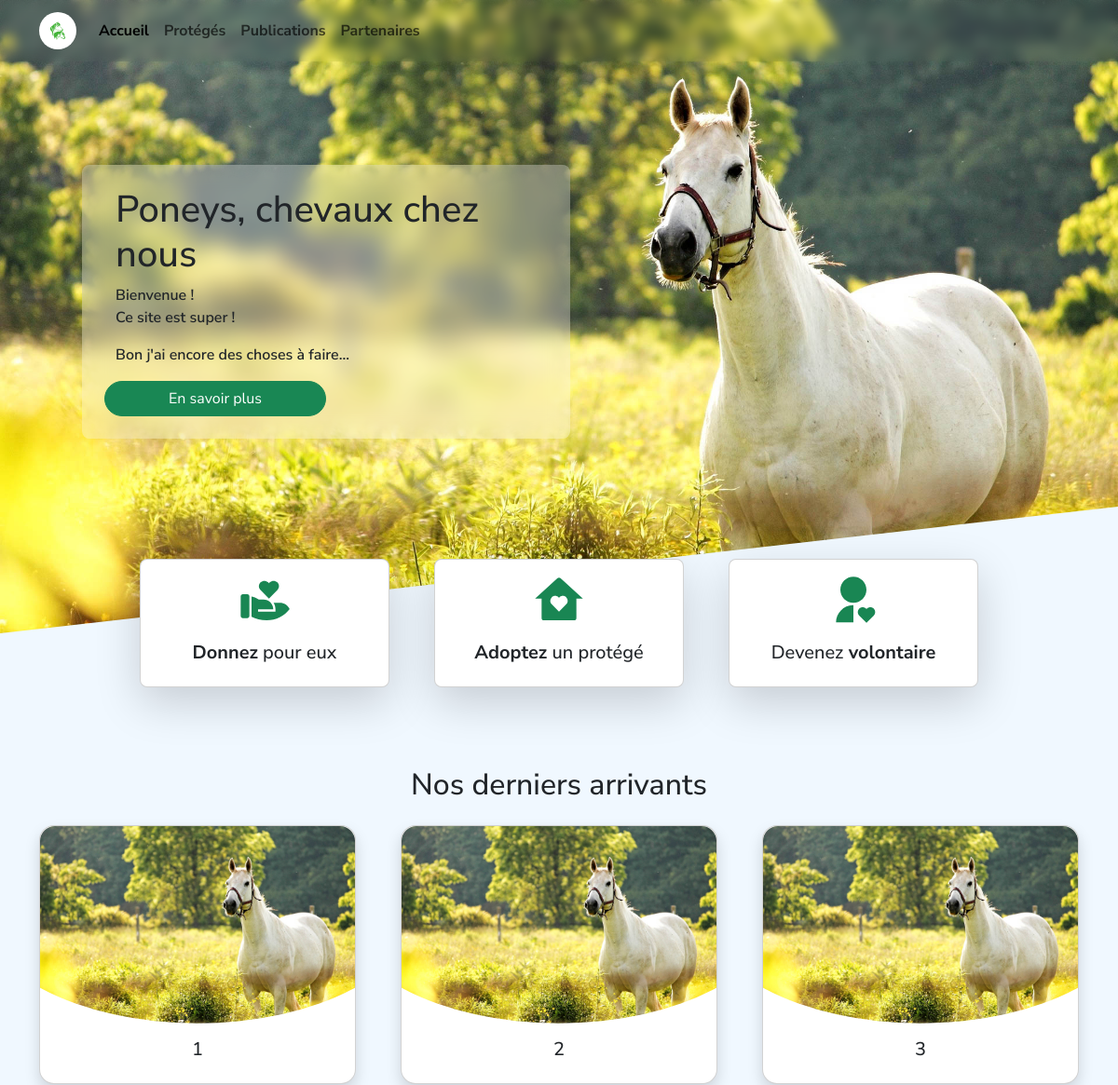
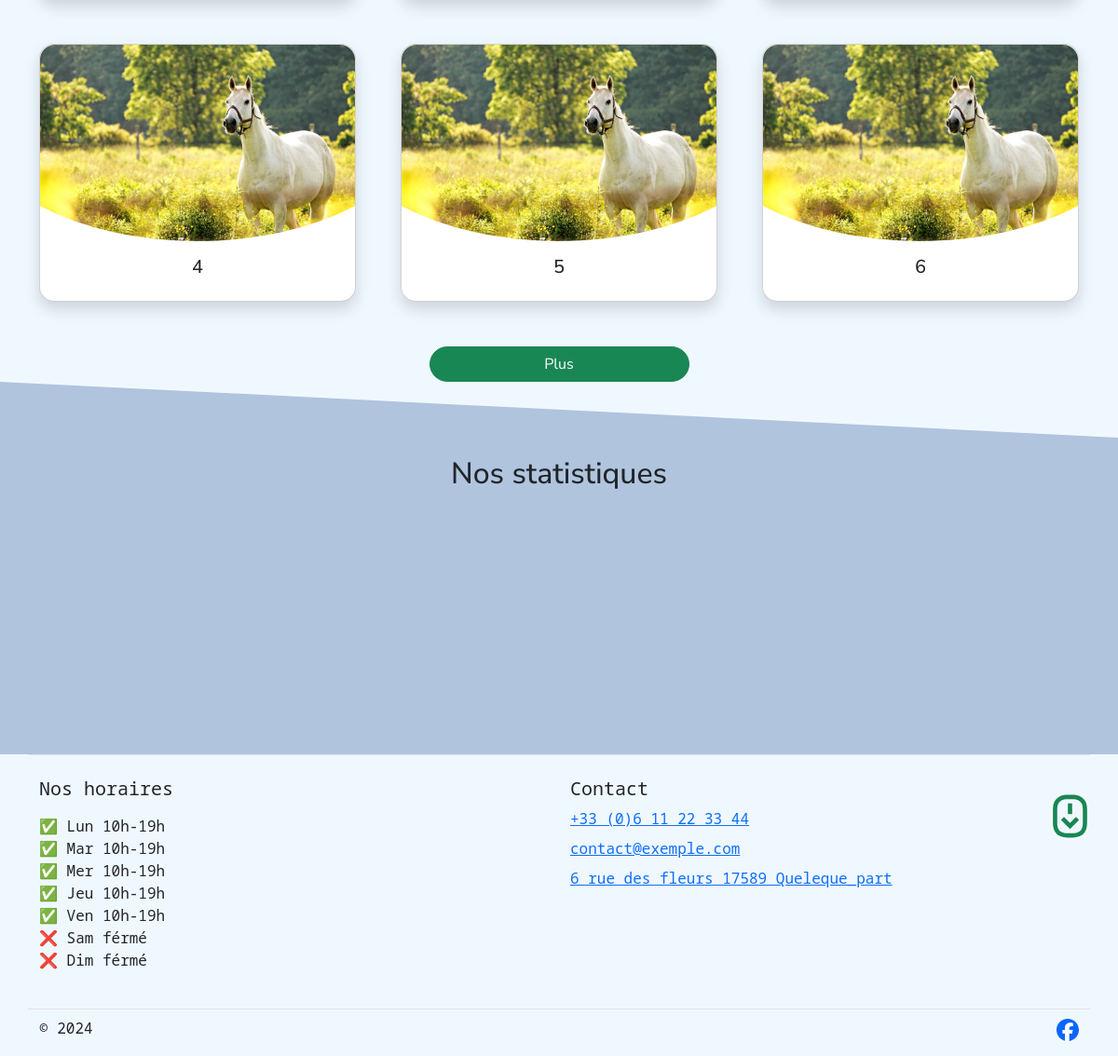
The page / on the database its author committed (2 pictures, top to bottom).
### base/models/home.py (models this page shows, shortened)
class Home(m.Model):
    logo = m.FileField(verbose_name="Logo (en .SVG uniquement)", upload_to='Home/', validators=[FileExtensionValidator(['svg'])])
    home_text = m.TextField(verbose_name="Texte d'accueil", default="Bienvenue !")
    home_picture = m.FileField(verbose_name="Image d'accueil", upload_to='Home/', null=True, blank=True)
    location = m.CharField(max_length=255, verbose_name="Adresse", default="6 rue des fleurs 17589 Queleque_part")
    phone_number = m.CharField(max_length=20, verbose_name="Numéro de téléphone", default="+33 (0)6 11 22 33 44")
    email = m.EmailField(verbose_name="e-mail", default="contact@exemple.com")
    opening_hours = m.TextField(verbose_name="Horaire d'ouverture", default=horaires)
    class Meta:
        verbose_name = 'Accueil'
        verbose_name_plural = verbose_name

### base/views/home.py (the view)
# urls.py: path('', views.home, name='home'),
def home(request):
    home_stuffs: Home = Home.objects.first()
    quick_link_cards = {
        'donate': ("<strong>Donnez</strong> pour eux", 'https://www.helloasso.com/associations/pccn#highlight'),
        'adopt': ("<strong>Adoptez</strong> un protégé", '#'),
        'volunteer': ("Devenez <strong>volontaire</strong>", 'https://www.helloasso.com/associations/pccn/adhesions/adhesion-1'),
    }
    context = {
        'last_publication': Publication.objects.first(),
        'q_cards': quick_link_cards.items(),
    }
    return render(request, 'home.html', context=context)

### base/views/global_context.py (called while the page is built)
def global_data(request):
    header = {
        'Accueil': 'home',
        'Protégés': 'animals',
        'Publications': 'publications',
        'Partenaires': 'sponsors',
    }
    return {
        'header_list': header.items(),
        'home_stuffs': Home.objects.first(),
    }

### base/templates/home.html (shortened to what this page needs)
{% extends 'base/base.html' %}
{% load static %}
{% block css %}
<link rel="stylesheet" href="{% static 'css/home.css' %}">
{% endblock %}
{% block content %}
<section id="presentation" class="container-fluid"
         style="background-image: url('{{ home_stuffs.home_picture.url }}')">
    <div class="h-100 row row-cols-1 ">
        <span class="col-1 d-none d-md-block"></span>
        <div class="col-12 col-md-5 px-4 px-sm-5 px-md-0 d-flex flex-column justify-content-center"
             style="margin-top: 5rem; margin-bottom: 7rem;">
            <div class="glass rounded-3 p-2 p-sm-4 row">
                <h1>Poneys, chevaux chez nous</h1>
                {{ home_stuffs.home_text|linebreaks }}
                <button type="button" class="btn btn-success rounded-pill col-9 col-sm-6 mx-auto mx-sm-0">
                    En savoir plus
                </button>
            </div>
        </div>
    </div>
</section>
<a class="scroll-down d-none d-lg-block" href="#quick-link-cards">
    <img src="{% static 'img/home/arrow-down.svg' %}" alt="scroll down" height="55px" class="green_csv">
</a>
<section id="quick-link-cards" class="container">
    <div class="row row-cols-1 row-cols-lg-3 gx-5 gy-3">
        {% for svg, text in q_cards %}
        <div class="col">
            <div class="card shadow-lg h-100 rounded-3">
                <img src="{% static 'img/home/link_cards/' %}{{ svg }}.svg"
                     class="card-img-top mx-auto px-5 pt-3 green_csv">
                <div class="card-body">
                    <h5 class="card-title text-center">{{ text.0|safe }}</h5>
                </div>
            </div>
        </div>
        {% endfor %}
    </div>
</section>
<section id="last-animals" class="container d-flex flex-column align-items-center">
    <h2 class="text-center pb-3">Nos derniers arrivants</h2>
    <div class="row row-cols-2 row-cols-lg-3 g-1 g-sm-3 g-lg-5 pb-5">
        {% for i in '123456' %}
        <div class="col">
            <div class="card h-100 shadow rounded-4">
                <img src="{{ home_stuffs.home_picture.url }}" class="card-img-top rounded-4">
                <div class="card-body py-3">
                    <h5 class="card-title text-center">{{ i }}</h5>
                </div>
            </div>
        </div>
        {% endfor %}
    </div>
    <button type="button" class="btn btn-success rounded-pill" style="width: 25%">
        Plus
    </button>
</section>
<section id="stats">
    <div class="container">
        <h2 class="text-center">Nos statistiques</h2>
    </div>
</section>
{% endblock %}

### base/templates/base/navbar.html (shortened to what this page needs)
<header class="fixed-top">
    <nav class="navbar navbar-expand-lg">
        <div class="container">
            <a class="navbar-brand nav_logo" href="{% url 'home' %}">
                <img src="{{ home_stuffs.logo.url }}" alt="Logo" width="40" height="40"
                     class="d-inline-block align-text-center rounded-circle">
            </a>
            <div class="collapse navbar-collapse" id="navbarSupportedContent">
                <ul class="navbar-nav me-auto mb-2 mb-lg-0">
                    {% for onglet, link in header_list %}
                    <li class="nav-item">
                        <a
                                {% if request.resolver_match.url_name in link %}
                                aria-current="page"
                                class="nav-link active"
                                {% else %}
                                class="nav-link"
                                {% endif %}
                                href="{% url link %}">{{onglet}}
                        </a>
                    </li>
                    {% endfor %}
                </ul>
            </div>
        </div>
    </nav>
</header>

### base/templates/base/footer.html
{% load static %}
<footer class="pt-4 container border-top">
  <div class="row">
    <div class="col-12 col-md-6 mb-3">
      <h5>Nos horaires</h5>
      <p>{{ home_stuffs.opening_hours|linebreaks }}</p>
    </div>
    <div class="col-12 col-md-6 mb-3">
      <h5>Contact</h5>
      <ul class="nav flex-column">
        <li class="nav-item mb-2"><a href="tel:{{ home_stuffs.phone_number }}">{{ home_stuffs.phone_number }}</a></li>
        <li class="nav-item mb-2"><a href="mailto:{{ home_stuffs.email }}">{{ home_stuffs.email }}</a></li>
        <li class="nav-item mb-2"><a href="http://maps.google.com/?q={{ home_stuffs.location }}" target="_blank">{{ home_stuffs.location }}</a></li>
      </ul>
    </div>
    <div class="d-flex flex-column flex-sm-row justify-content-between pt-2 mt-2 border-top col-12">
      <p>© 2024</p>
      <ul class="list-unstyled d-flex">
        <li class="ms-3"><a class="link-dark" href="https://www.facebook.com/poneyschevauxcheznous" target="_blank">
          <img src="{% static 'img/Facebook_icon.svg' %}" style="height: 24px; width: 24px;">
        </a></li>
      </ul>
    </div>
</footer>

### base/static/css/base.css (style rules this page uses)
* { font-family: "Nunito Sans", sans-serif; font-optical-sizing: auto; font-weight: 600; font-style: normal; font-variation-settings: "wdth" 100, "YTLC" 500; }
header { background-color: white; border: 1px solid; }
.navbar li a { font-weight: 700; }
.nav_logo { font-weight: 800; font-variation-settings: "wdth" 125, "YTLC" 500; }
.nav_logo img { background-color: white; }
html, body { height: 100%; }
body { background-color: AliceBlue; }
footer * { font-family: "Noto Sans Mono", monospace; font-optical-sizing: auto; font-weight: 300; font-style: normal; font-variation-settings: "wdth" 87.5; }
footer h5 { font-weight: 400; }
.glass { backdrop-filter: blur(12px); background: rgba(255, 255,255, 0.3); }

### base/static/css/home.css (style rules this page uses)
header { backdrop-filter: blur(6px); background: transparent; border: none; }
.nav_logo img { background-color: white; }
.green_csv { filter: invert(34%) sepia(85%) saturate(6664%) hue-rotate(151deg) brightness(96%) contrast(80%); }
#presentation { height: 85vh; background-repeat: no-repeat; background-position: center; background-size: cover; clip-path: polygon(0 0, 100% 0, 100% 80%, 0% 100%); }
#presentation p { font-variation-settings: "wdth" 100, "YTLC" 500; }
#presentation h1 { font-variation-settings: "wdth" 87.5, "YTLC" 700; }
#quick-link-cards { min-height: 20vh; position: relative; z-index: 1; top: -5rem; padding: 0 10%; }
#quick-link-cards img { height: 4.5rem; }
#last-animals img { clip-path: ellipse(70% 60% at 50% 40%); }
#stats { padding-top: 5rem; clip-path: polygon(0 0, 100% 15%, 100% 100%, 0% 100%); height: 50vh; background-color: LightSteelBlue; }
.scroll-down { z-index: 2; position: absolute; bottom: 10%; right: 2%; transition: all 0.5s ease; }

### rows shown on the page
Home: logo (picture), home_picture (picture), home_text "Bienvenue ! Ce site est super ! Bon j'ai encore des choses à faire...", opening_hours "✅ Lun 10h-19h ✅ Mar 10h-19h ✅ Mer 10h-19h ✅ Jeu 10h-19h ✅ Ven 10h-19h ❌ Sam férmé ❌ Dim férmé", phone_number "+33 (0)6 11 22 33 44", email "contact@exemple.com", location "6 rue des fleurs 17589 Queleque_part"

### other values the page prints
{{ onglet }} "Accueil" "Protégés" "Publications" "Partenaires"
{{ text.0|safe }} "Donnez pour eux" "Adoptez un protégé" "Devenez volontaire"
{{ i }} "1" "2" "3" "4" "5" "6"
